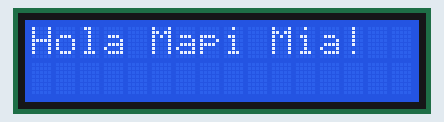
Simulated run of this sketch. Board: Arduino Uno, built with avr-gcc and run on an emulated ATmega328P. Shown: 16×2 character LCD.

Above: at 0.1 s.
At 4.1 s:
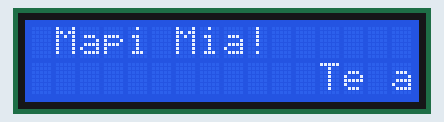
At 9.1 s:
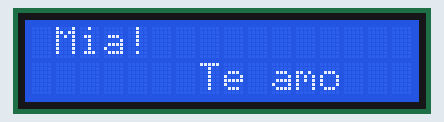
At 19.1 s:
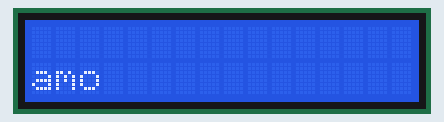
At 28.1 s:
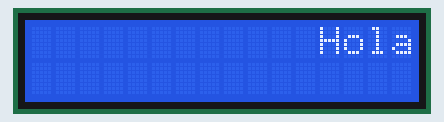
At 38.2 s:
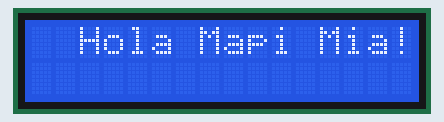

Measured:
- what the display in image 1 shows lasts 1.0 s, from 4.1 s to 5.1 s

The sketch:

T13_LCD_Display.ino
```cpp
/*
  LiquidCrystal Library - Hello World
 */

// include the library code:
#include <LiquidCrystal.h>

// initialize the library with the numbers of the interface pins
LiquidCrystal lcd(7, 8, 9, 10, 11, 12);

void setup() {
  // set up the LCD's number of columns and rows:
  lcd.begin(16, 2);
  // Print a message to the LCD.
  lcd.print("Hola Mapi Mia!");
}
int column = 16;
char* text = "Te amo";

void loop() {
  // set the cursor to column 0, line 1
  // (note: line 1 is the second row, since counting begins with 0):
  delay(1000);

  //column = (column < 0 ) ? 17 : column-1;
  lcd.setCursor(column, 1);
  lcd.scrollDisplayLeft();
  lcd.print(text);
}
```
